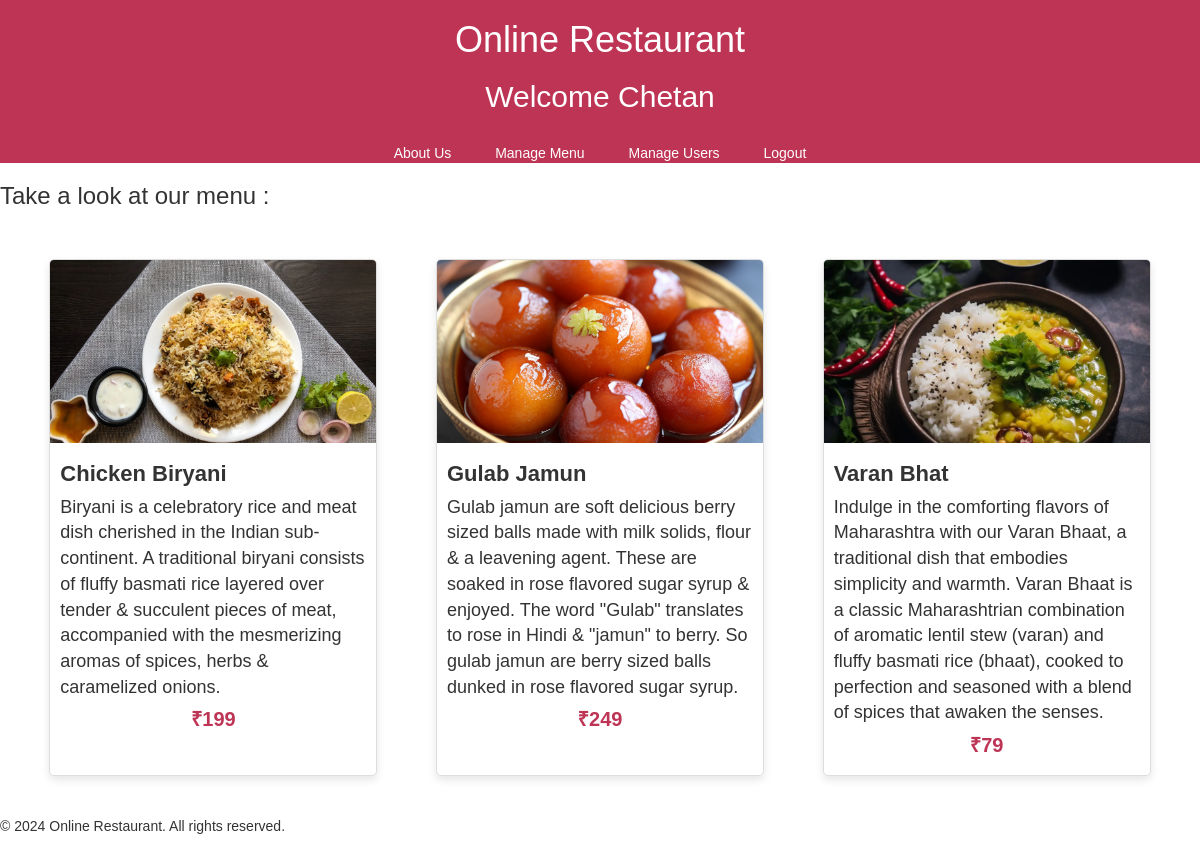
The app's page / (signed in) with its own data.
### Management/models.py (models this page shows)
class Menu(models.Model):
    item_name = models.CharField(max_length=100)
    item_description = models.TextField(max_length=1000)
    item_price = models.IntegerField(null=False)
    item_photo = models.FileField(upload_to='media/photo',default='0')

### Management/views.py (the view)
# urls.py: path('', views.index, name='index'),
def index(request):
    data= Menu.objects.all()
    if request.user.is_authenticated:
        if request.user.groups.filter(name='Admins'):
            return render(request,'adminHomepage.html', {'name': request.user, 'data': data})
        else:
            return render(request, 'userHomepage.html', {'name': request.user, 'data': data})
    fm = AuthenticationForm()
    form = signUp()
    return render(request,'Homepage.html',{'data':data,'loginform':fm,'signupform':form})

### templates/adminHomepage.html (shortened to what this page needs)
<!DOCTYPE html>
<html lang="en">
<head>
    <link rel="stylesheet" href="https://maxcdn.bootstrapcdn.com/bootstrap/3.4.1/css/bootstrap.min.css">
</head>
<body>
<header class="container-fluid p-5 my-5 bg-#BE3455 text-white">
    <h1 class="Heading">Online Restaurant</h1> <h2>Welcome {{ name }}</h2><br>
    <nav>
        <a href="#" style="padding-right : 20px; padding-left : 20px;">About Us</a>
        <a href="manageMenu" style="padding-right : 20px; padding-left : 20px;">Manage Menu</a>
        <a href="manageUsers" style="padding-right : 20px; padding-left : 20px;">Manage Users</a>
        <a href="userLogout" style="padding-right : 20px; padding-left : 20px;">Logout</a>
    </nav>
</header>
<h3>Take a look at our menu : </h3><br>
<div class="flex-container">
    {% for i in data %}
    <div class="flexbox">
        <figure>
            <img src="{{ i.item_photo }}" alt="Item photo">
        </figure>
        <div class="item-details">
            <p><strong>{{ i.item_name }}</strong></p>
            <p>{{ i.item_description }}</p>
            <p >&#8377;{{ i.item_price }}</p>
        </div>
    </div>
{% endfor %}
</div>
<footer>
    <p>&copy; 2024 Online Restaurant. All rights reserved.</p>
</footer>
</body>
</html>

### templates/adminHomepage.html (style rules this page uses)
body { font-family: Arial, sans-serif; margin: 0; padding: 0; }
header { background-color: #BE3455; color: white; text-align: center; }
nav a { color: white; }
footer { bottom : 0; }
.flex-container { display: flex; flex-wrap: wrap; justify-content: space-around; padding: 20px; }
.flexbox { width: calc(30% - 20px); margin: 0 10px 20px; border: 1px solid #ddd; border-radius: 5px; box-shadow: 0 4px 8px rgba(0, 0, 0, 0.1); overflow: hidden; transition: transform 0.3s ease; }
.flexbox figure { margin: 0; padding-top: 56.25%; overflow: hidden; position: relative; }
.flexbox img { position: absolute; top: 0; left: 0; width: 100%; height: 100%; object-fit: cover; transition: transform 0.3s ease; }
.item-details { padding: 10px; font-size: 18px; }
.item-details p { margin: 5px 0; font-size: 18px; }
.item-details strong { font-weight: bold; font-size:22px; }
.item-details p:last-child { font-weight: bold; color: #BE3455; font-size: 20px; text-align: center; }

### records on screen
Menu: item_photo (picture), item_name "Chicken Biryani", item_description "Biryani is a celebratory rice and meat dish cherished in the Indian sub-continent. A traditional biryani consists of fluffy basmati rice layered over tender & succulent pieces of meat, accompanied with the mesmerizing aromas of spices, herbs & caramelized onions.", item_price "199"
Menu: item_photo (picture), item_name "Gulab Jamun", item_description "Gulab jamun are soft delicious berry sized balls made with milk solids, flour & a leavening agent. These are soaked in rose flavored sugar syrup & enjoyed. The word \"Gulab\" translates to rose in Hindi & \"jamun\" to berry. So gulab jamun are berry sized balls dunked in rose flavored sugar syrup.", item_price "249"
Menu: item_photo (picture), item_name "Varan Bhat", item_description "Indulge in the comforting flavors of Maharashtra with our Varan Bhaat, a traditional dish that embodies simplicity and warmth. Varan Bhaat is a classic Maharashtrian combination of aromatic lentil stew (varan) and fluffy basmati rice (bhaat), cooked to perfection and seasoned with a blend of spices that awaken the senses.", item_price "79"

### other values on screen
{{ name }} "Chetan"
